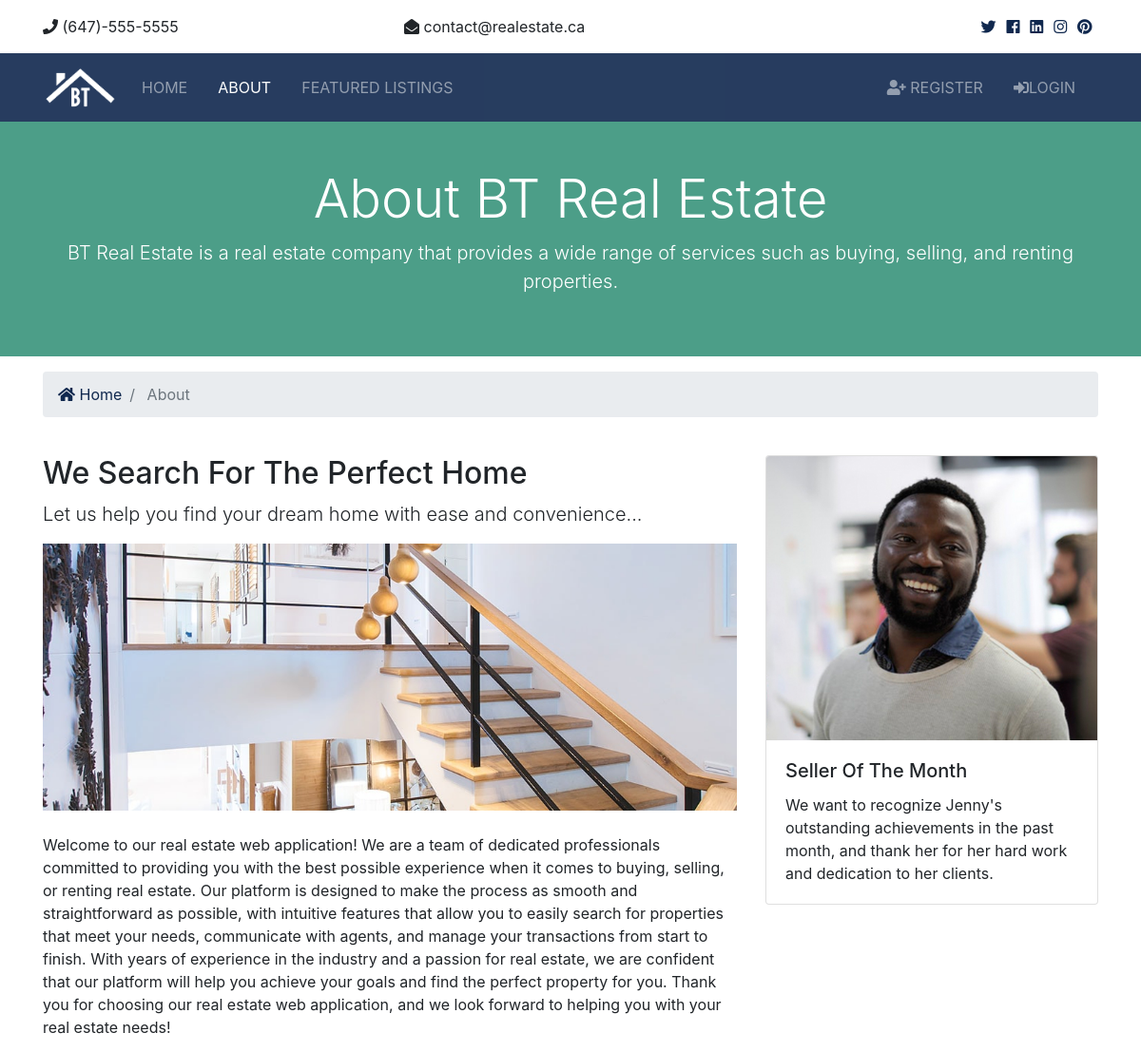
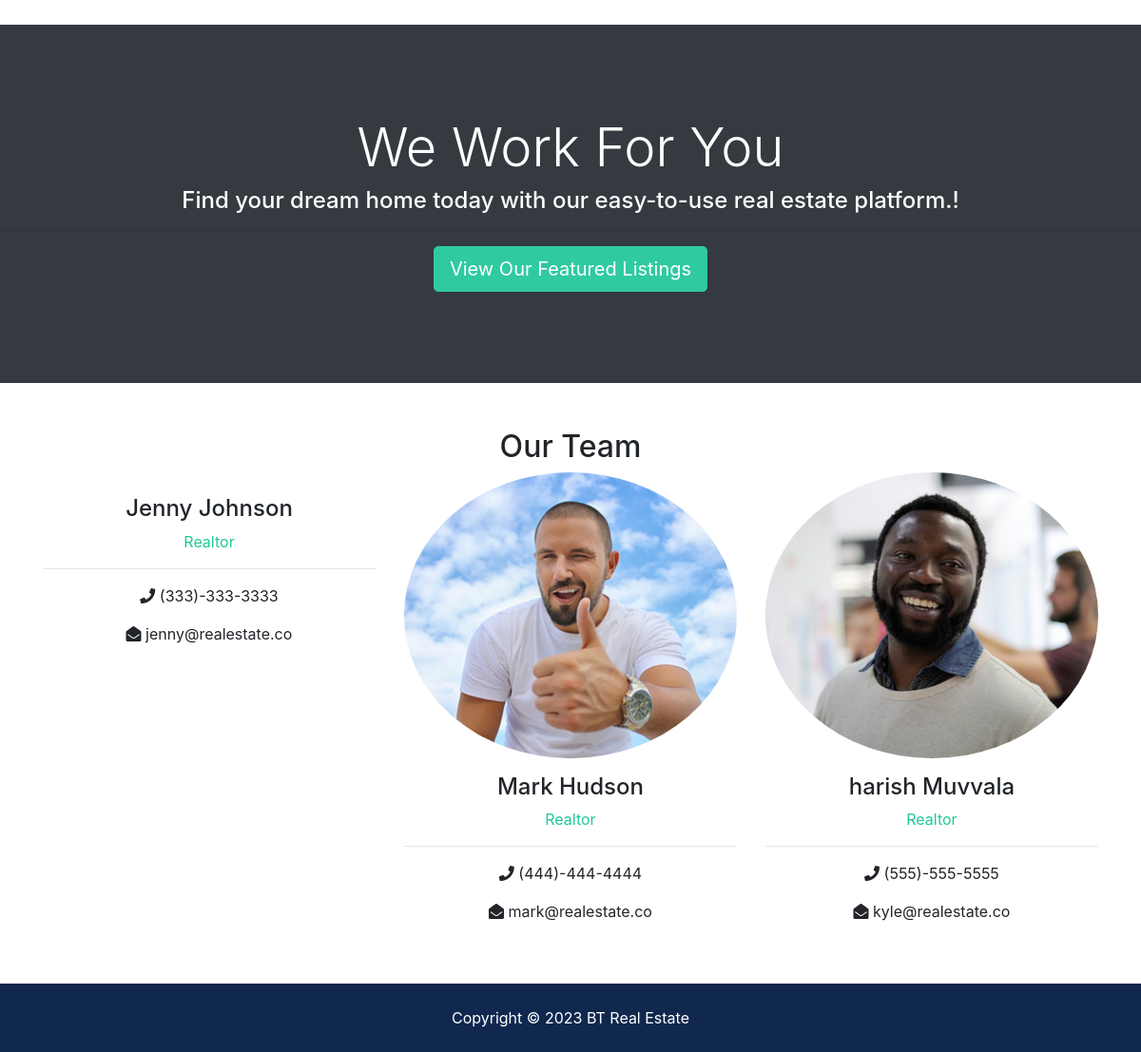
The page /about/ on the database its author committed (2 pictures, top to bottom).
### realtors/models.py (models this page shows, shortened)
class Realtor(models.Model):
    name=models.CharField(max_length=200)
    photo=models.ImageField(upload_to='photos/%y/%m/%d')
    discription=models.TextField()
    email=models.EmailField()
    phone=models.CharField(max_length=15)
    is_mvp=models.BooleanField(default=False)
    hire_date=models.DateTimeField(default=datetime.now)

### pages/views.py (the view)
# urls.py: path('about/',views.about,name='about'),
def about(request):
    realtors = Realtor.objects.all().order_by('hire_date')
    mvp = Realtor.objects.get(is_mvp=True)
    context = {'realtors':realtors,'mvp_realtor':mvp}
    return render(request, 'pages/about.html',context)

### templates/pages/about.html (shortened to what this page needs)
{% extends 'pages/base.html'%}
{% load static %}
{% block content%}
<section id="showcase-inner" class="py-5 text-white">
    <div class="container">
      <div class="row text-center">
        <div class="col-md-12">
          <h1 class="display-4">About BT Real Estate</h1>
          <p class="lead">BT Real Estate is a real estate company that provides a wide range of services such as buying, selling, and renting properties.</p>
        </div>
      </div>
    </div>
  </section>
  <section id="bc" class="mt-3">
    <div class="container">
      <nav aria-label="breadcrumb">
        <ol class="breadcrumb">
          <li class="breadcrumb-item">
            <a href="{% url 'home'%}">
              <i class="fas fa-home"></i> Home</a>
          </li>
          <li class="breadcrumb-item active"> About</li>
        </ol>
      </nav>
    </div>
  </section>
  <section id="about" class="py-4">
    <div class="container">
      <div class="row">
        <div class="col-md-8">
          <h2>We Search For The Perfect Home</h2>
          <p class="lead">Let us help you find your dream home with ease and convenience...</p>
          <img src="{% static 'img/about.jpg'%}" alt="">
          <p class="mt-4">Welcome to our real estate web application! We are a team of dedicated professionals committed to providing you with the best possible experience when it comes to buying, selling, or renting real estate. Our platform is designed to make the process as smooth and straightforward as possible, with intuitive features that allow you to easily search for properties that meet your needs, communicate with agents, and manage your transactions from start to finish. With years of experience in the industry and a passion for real estate, we are confident that our platform will help you achieve your goals and find the perfect property for you. Thank you for choosing our real estate web application, and we look forward to helping you with your real estate needs!</p>
        </div>
        <div class="col-md-4">
          <div class="card">
            <img class="card-img-top" src={{mvp_realtor.photo.url}} alt="Seller of the month">
            <div class="card-body">
              <h5 class="card-title">Seller Of The Month</h5>
              <p class="card-text">We want to recognize Jenny's outstanding achievements in the past month, and thank her for her hard work and dedication to her clients.
              </p>
            </div>
          </div>
        </div>
      </div>
    </div>
  </section>
  <section id="work" class="bg-dark text-white text-center">
    <h2 class="display-4">We Work For You</h2>
    <h4>Find your dream home today with our easy-to-use real estate platform.!</h4>
    <hr>
    <a href="{% url 'listings' %}" class="btn btn-secondary text-white btn-lg">View Our Featured Listings</a>
  </section>
  <section id="team" class="py-5">
    <div class="container">
      <h2 class="text-center">Our Team</h2>
      <div class="row text-center">
{%for i in realtors%}
          <div class="col-md-4">
            <img src={{i.photo.url}} alt="" class="rounded-circle mb-3">
            <h4>{{i.name}}</h4>
            <p class="text-success">Realtor</p>
            <hr>
            <p>
              <i class="fas fa-phone"></i> {{i.phone}}</p>
            <p>
              <i class="fas fa-envelope-open"></i> {{i.email}}</p>
          </div>
        {%endfor%}
      </div>
    </div>
  </section>
{% endblock %}

### st/static/css/all.css (style rules this page uses)
.fa, .fas, .far, .fal, .fab { -moz-osx-font-smoothing: grayscale; -webkit-font-smoothing: antialiased; display: inline-block; font-style: normal; font-variant: normal; text-rendering: auto; line-height: 1; }
.fa-envelope-open:before { content: "\f2b6"; }
.fa-home:before { content: "\f015"; }
.fa-phone:before { content: "\f095"; }
.fa, .fas { font-family: 'Font Awesome 5 Free'; font-weight: 900; }

### st/static/css/style.css (style rules this page uses)
.btn-secondary { color: #fff !important; }
img { width: 100%; }
#showcase-inner { background: url(../img/building.jpg) no-repeat top center fixed/cover; position: relative; overflow: hidden; min-height: 200px; }
#showcase-inner::before { content: ''; position: absolute; top: 0; left: 0; min-height: 100%; width: 100%; background: rgba(32, 134, 107, 0.8); }
#work { padding: 6rem 0; }

### rows shown on the page
Realtor: photo (picture), name "harish Muvvala", phone "(555)-555-5555", email "kyle@realestate.co"
Realtor: name "Jenny Johnson", phone "(333)-333-3333", email "jenny@realestate.co"
Realtor: photo (picture), name "Mark Hudson", phone "(444)-444-4444", email "mark@realestate.co"
